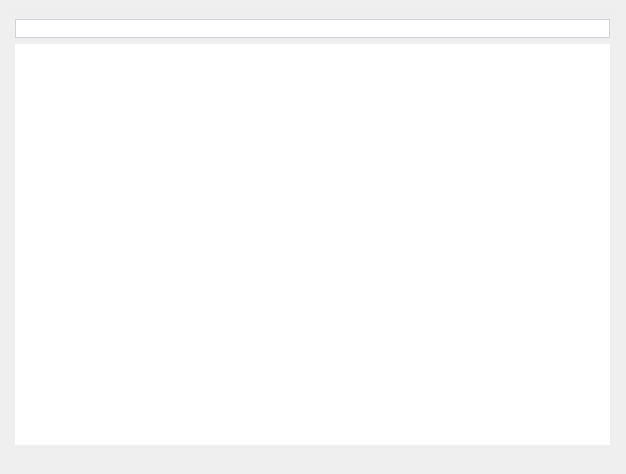
<?xml version="1.0" encoding="UTF-8"?>
<ui version="4.0">
 <class>TabWindow</class>
 <widget class="QWidget" name="TabWindow">
  <property name="geometry">
   <rect>
    <x>0</x>
    <y>0</y>
    <width>626</width>
    <height>474</height>
   </rect>
  </property>
  <property name="windowTitle">
   <string>Form</string>
  </property>
  <property name="styleSheet">
   <string notr="true">QTextEdit {	border: 0;}
QComboBox {	
	font: 10pt &quot;Segoe UI&quot;;    
	color: #555;
	border: 1px solid #ced4da;}
QComboBox::drop-down { 
	border: 0px;}
QComboBox::down-arrow {
	image: url(:/images/arrow.svg);	width: 10px;	height: 10px;}
QComboBox::on {
	border: 4px solid #c2dbfe;}
QComboBox QListView {
	font-size: 12px;	border: 1px solid rgba(0,0,0,10%);	
	padding: 5px;		
	background-color: #fff;	
	outline: 0px;}
QComboBox QListView::item {	
	font: 10pt &quot;Segoe UI&quot;;	
	padding-left: 10px;	
	background-color: #fff;}
QComboBox QListView::item {		
	background-color: #1e90ff;}
QComboBox QListView::item::selectd {	
	background-color: #1e90ff;}
QTableView {	border: 0px;}</string>
  </property>
  <layout class="QVBoxLayout" name="verticalLayout">
   <item>
    <widget class="QSplitter" name="splitter">
     <property name="styleSheet">
      <string notr="true">QSplitter::handle
{
	background-color: #eee;
}
QSplitter::item {
	padding: 0px 9px 0px 9px;
} 

QSplitter::handle
{
	/*border-right: 1px solid rgb(202, 202, 202);
	border-left: 1px solid rgb(202, 202, 202);*/	
	background-color: #eee;
}
QScrollBar:vertical {
	width: 12px;
    background: #fff;
}
QScrollBar::handle:vertical {
	min-height: 20px;
    /*background: #ececec;*/
	background: #777;
	border-radius: 4px;
}

QScrollBar:horizontal  {
	height: 12px;
    background: #fff;
}
QScrollBar::handle:horizontal  {
	min-width: 20px;
	/*background: #ececec;*/
	background: #777;
	border-radius: 4px;
} </string>
     </property>
     <property name="orientation">
      <enum>Qt::Vertical</enum>
     </property>
     <widget class="QWidget" name="layoutWidget">
      <layout class="QVBoxLayout" name="verticalLayout_"/>
     </widget>
     <widget class="QWidget" name="widget" native="true">
      <property name="styleSheet">
       <string notr="true">margin: 0;
padding: 0;</string>
      </property>
      <layout class="QGridLayout" name="gridLayout">
       <property name="leftMargin">
        <number>4</number>
       </property>
       <property name="topMargin">
        <number>4</number>
       </property>
       <property name="rightMargin">
        <number>5</number>
       </property>
       <property name="bottomMargin">
        <number>0</number>
       </property>
       <item row="1" column="0">
        <widget class="QTableView" name="tableWidget_">
         <property name="styleSheet">
          <string notr="true">QTableView {	
	font: 12pt &quot;Segoe UI&quot;;	
	/*border: 1px solid #ececec;*/
	/*border-top: 1px solid #ececec;*/
}
QHeaderView::section {
	font: 12pt &quot;Segoe UI&quot;;	
}
	</string>
         </property>
        </widget>
       </item>
       <item row="2" column="0">
        <widget class="QWidget" name="horizontalWidget" native="true">
         <property name="sizePolicy">
          <sizepolicy hsizetype="Expanding" vsizetype="Expanding">
           <horstretch>0</horstretch>
           <verstretch>0</verstretch>
          </sizepolicy>
         </property>
         <property name="minimumSize">
          <size>
           <width>0</width>
           <height>0</height>
          </size>
         </property>
         <property name="maximumSize">
          <size>
           <width>16777215</width>
           <height>12</height>
          </size>
         </property>
         <property name="styleSheet">
          <string notr="true">QStatusBar::item {
	border: none; 
	margin: 0px;
};</string>
         </property>
         <layout class="QHBoxLayout" name="statusContainer">
          <item>
           <widget class="QLabel" name="label_left">
            <property name="sizePolicy">
             <sizepolicy hsizetype="Expanding" vsizetype="Fixed">
              <horstretch>0</horstretch>
              <verstretch>0</verstretch>
             </sizepolicy>
            </property>
            <property name="minimumSize">
             <size>
              <width>0</width>
              <height>12</height>
             </size>
            </property>
            <property name="maximumSize">
             <size>
              <width>16777215</width>
              <height>12</height>
             </size>
            </property>
            <property name="font">
             <font>
              <pointsize>9</pointsize>
             </font>
            </property>
            <property name="styleSheet">
             <string notr="true">border: 0px;</string>
            </property>
            <property name="lineWidth">
             <number>0</number>
            </property>
            <property name="text">
             <string/>
            </property>
           </widget>
          </item>
          <item>
           <widget class="QLabel" name="label_right">
            <property name="sizePolicy">
             <sizepolicy hsizetype="Expanding" vsizetype="Expanding">
              <horstretch>0</horstretch>
              <verstretch>12</verstretch>
             </sizepolicy>
            </property>
            <property name="minimumSize">
             <size>
              <width>0</width>
              <height>0</height>
             </size>
            </property>
            <property name="maximumSize">
             <size>
              <width>16777215</width>
              <height>12</height>
             </size>
            </property>
            <property name="font">
             <font>
              <pointsize>9</pointsize>
             </font>
            </property>
            <property name="styleSheet">
             <string notr="true">color: #555;
border: 0px;
</string>
            </property>
            <property name="lineWidth">
             <number>0</number>
            </property>
            <property name="text">
             <string/>
            </property>
            <property name="alignment">
             <set>Qt::AlignRight|Qt::AlignTrailing|Qt::AlignVCenter</set>
            </property>
           </widget>
          </item>
         </layout>
        </widget>
       </item>
       <item row="0" column="0">
        <widget class="QComboBox" name="comboBox_">
         <property name="font">
          <font>
           <family>Segoe UI</family>
           <pointsize>10</pointsize>
           <italic>false</italic>
           <bold>false</bold>
          </font>
         </property>
         <property name="styleSheet">
          <string notr="true">margin: 0;
padding: 0;</string>
         </property>
        </widget>
       </item>
      </layout>
     </widget>
    </widget>
   </item>
  </layout>
 </widget>
 <resources/>
 <connections/>
</ui>
